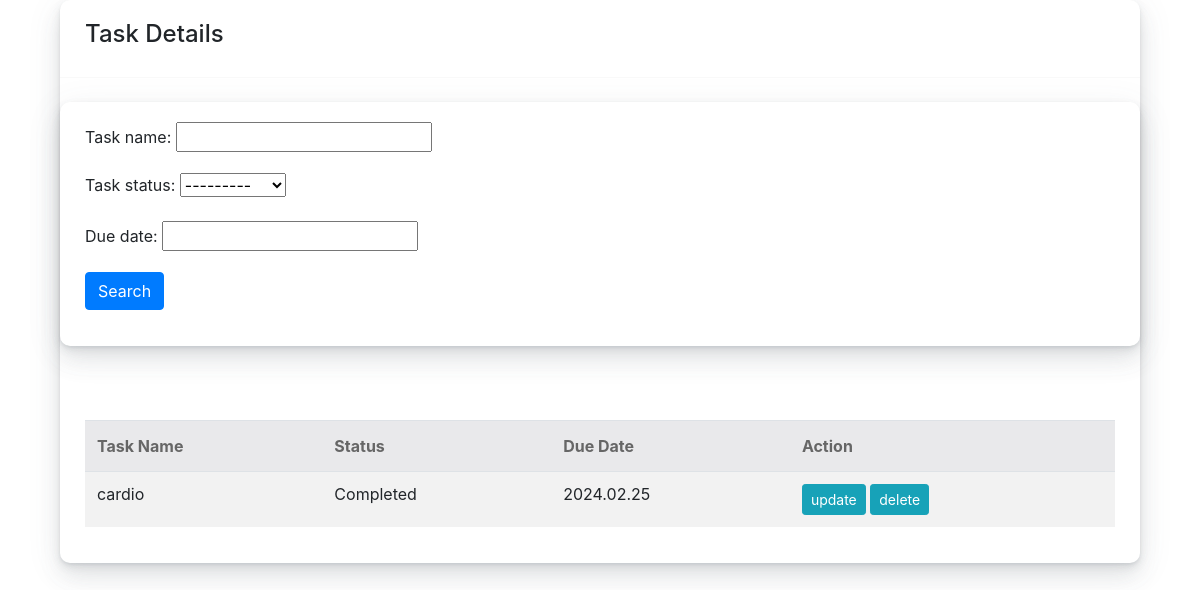
Page /home/ on the earlier database version.
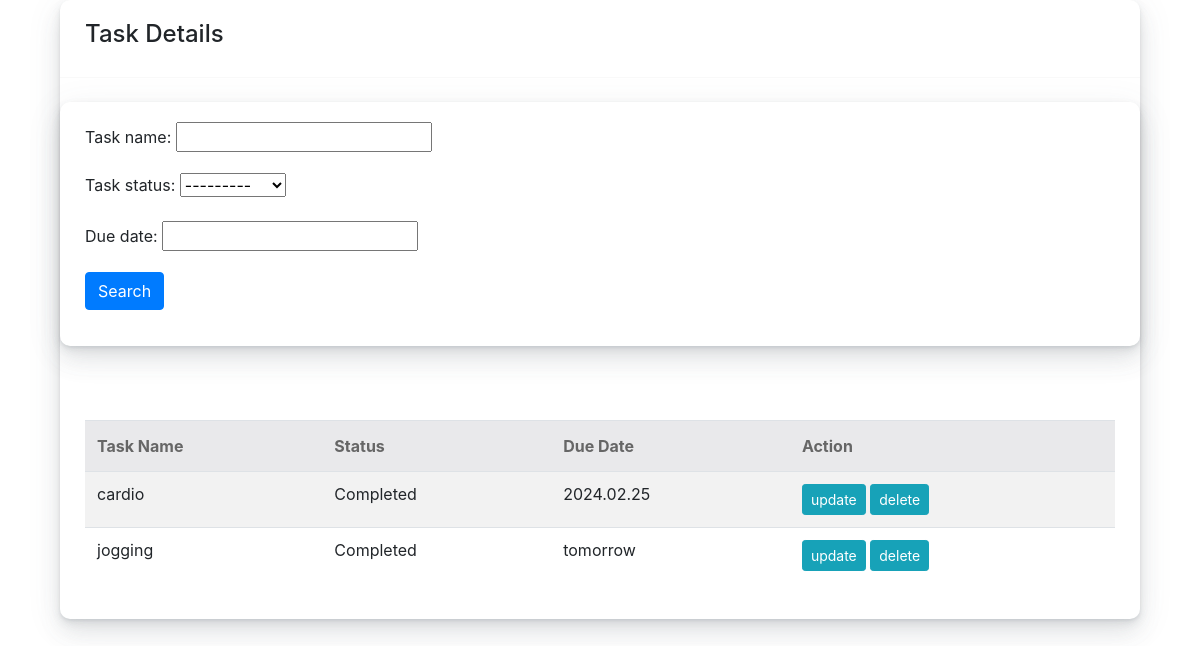
Same page on the later database version.
### projectfiles/models.py (models this page shows, shortened)
class Task(models.Model):
    STATUS = (
        ('Completed', 'Completed'),
        ('Incomplete', 'Incomplete'),
    )
    task_name = models.CharField(max_length=200, null=True)
    task_status = models.CharField(max_length=200, choices=STATUS, null=True)
    due_date = models.CharField(max_length=200, null=True)

### projectfiles/views.py (the view)
# urls.py: path('home/', views.homePage, name='home'),
def homePage(request):
    task = Task.objects.all()
    myFilter = TaskFilter(request.GET, queryset=task)
    task = myFilter.qs
    context = {'task': task, 'myFilter': myFilter}
    return render(request, 'projectfiles/homePage.html', context)

### projectfiles/templates/projectfiles/homePage.html (shortened to what this page needs)
{% load static %}
{% block content %}
<html lang="en">
<head>
    <link href="https://cdn.jsdelivr.net/npm/bootstrap@4.4.1/dist/css/bootstrap.min.css" rel="stylesheet">
    <link href="{% static 'css/main.css' %}" rel="stylesheet">
</head>
<body>
    <link rel="stylesheet" href="https://cdnjs.cloudflare.com/ajax/libs/font-awesome/5.12.1/css/all.min.css" />
    <div class="container">
        <div class="col-md-12 col-12 col-sm-12">
            <div class="card">
                <div class="card-header">
                    <h4>Task Details</h4>
                </div>
                <br>
                <div class="row">
                    <div class="col">
                        <div class="card card-body">
                            <form method="get">
                                {{myFilter.form.as_p}}
                                <button class="btn btn-primary" type="submit">Search</button>
                            </form>
                        </div>
                    </div>
                </div>
                <br>
                <div class="card-body">
                    <div class="table-responsive">
                        <table class="table table-striped">
                            <thead>
                                <tr>
                                    <th>Task Name</th>
                                    <th>Status</th>
                                    <th>Due Date</th>
                                    <th>Action</th>
                                </tr>
                            </thead>
                            <tbody>
                                <form method="POST">
                                    {% for load in task %}
                                        <tr>
                                            <td>{{ load.task_name }}</td>
                                            <td>{{ load.task_status }}</td>
                                            <td>{{ load.due_date }}</td>
                                            <td>
                                                <a href="{% url 'update_task' pk_test=load.pk %}" class="btn btn-sm btn-info">update</a>
                                                <a href="{% url 'delete_task' pk=load.pk %}" class="btn btn-sm btn-info">delete</a>
                                            </td>
                                        </tr>
                                    {% endfor %}
                                </form>
                            </tbody>
                        </table>
                    </div>
                </div>
            </div>
        </div>
    </div>
</body>
</html>
{% endblock %}

Differences in the rows shown:
added Task: task_name "jogging", task_status "Completed", due_date "tomorrow"
